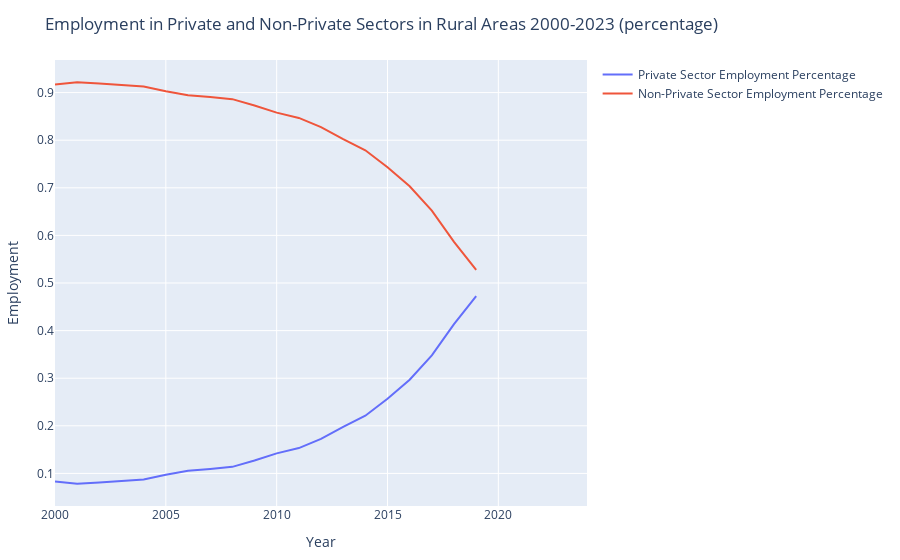

Notebook source saved alongside this figure:
### Code cell
#Comparing Private and Non-Private Sector Employment in Rural Areas (percentage)
df_overview."Rural Private Sector Employment Percentage" = df_overview."Rural Private Sector Employment" ./ df_overview."Rural Employed Persons"
df_overview."Rural Non-Private Sector Employment Percentage" = df_overview."Rural Non-Private Sector Employment" ./ df_overview."Rural Employed Persons"
private_rural_line_percentage = PlotlyJS.scatter(
    x = df_overview."Year",
    y = df_overview."Rural Private Sector Employment Percentage",
    mode = "lines",
    name = "Private Sector Employment Percentage",
    yaxis = "y"   # primary y-axis
)
non_private_rural_line_percentage = PlotlyJS.scatter(
    x = df_overview."Year",
    y = df_overview."Rural Non-Private Sector Employment Percentage",
    mode = "lines",
    name = "Non-Private Sector Employment Percentage",
    yaxis = "y"   # primary y-axis
)
layout7 = PlotlyJS.Layout(
    title = "Employment in Private and Non-Private Sectors in Rural Areas 2000-2023 (percentage)",
    xaxis = PlotlyJS.attr(title = "Year"),
    yaxis = PlotlyJS.attr(title = "Employment"),
)
display(PlotlyJS.plot([private_rural_line_percentage, non_private_rural_line_percentage], layout7))

### Figure 1 — Plotly figure (JSON) as saved in the notebook; plotly's stock layout.template omitted (floating-point values rounded to 4 significant figures)
{"data": [{"mode": "lines", "name": "Private Sector Employment Percentage", "type": "scatter", "x": [2000, 2001, 2002, 2003, 2004, 2005, 2006, 2007, 2008, 2009, 2010, 2011, 2012, 2013, 2014, 2015, 2016, 2017, 2018, 2019, 2020, 2021, 2022, 2023, 2024], "y": [0.08323, 0.0784, 0.08073, 0.08449, 0.08708, 0.09704, 0.1054, 0.1095, 0.1138, 0.1271, 0.1421, 0.1533, 0.1726, 0.1978, 0.2213, 0.2569, 0.2968, 0.348, 0.4135, 0.4724, null, null, null, null, null], "yaxis": "y"}, {"mode": "lines", "name": "Non-Private Sector Employment Percentage", "type": "scatter", "x": [2000, 2001, 2002, 2003, 2004, 2005, 2006, 2007, 2008, 2009, 2010, 2011, 2012, 2013, 2014, 2015, 2016, 2017, 2018, 2019, 2020, 2021, 2022, 2023, 2024], "y": [0.9168, 0.9216, 0.9193, 0.9155, 0.9129, 0.903, 0.8946, 0.8905, 0.8862, 0.8729, 0.8579, 0.8467, 0.8274, 0.8022, 0.7787, 0.7431, 0.7032, 0.652, 0.5865, 0.5276, null, null, null, null, null], "yaxis": "y"}], "layout": {"margin": {"b": 50, "l": 50, "r": 50, "t": 60}, "title": "Employment in Private and Non-Private Sectors in Rural Areas 2000-2023 (percentage)", "xaxis": {"title": "Year"}, "yaxis": {"title": "Employment"}}}
